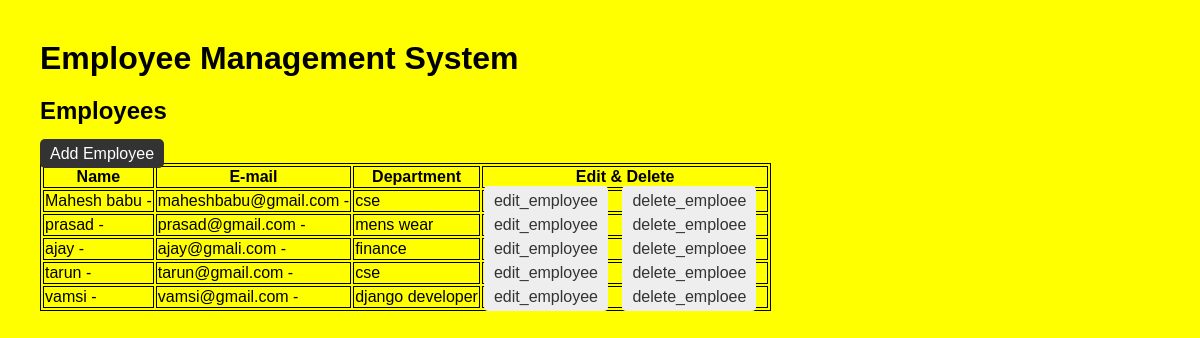
The app's page /employees/, older data.
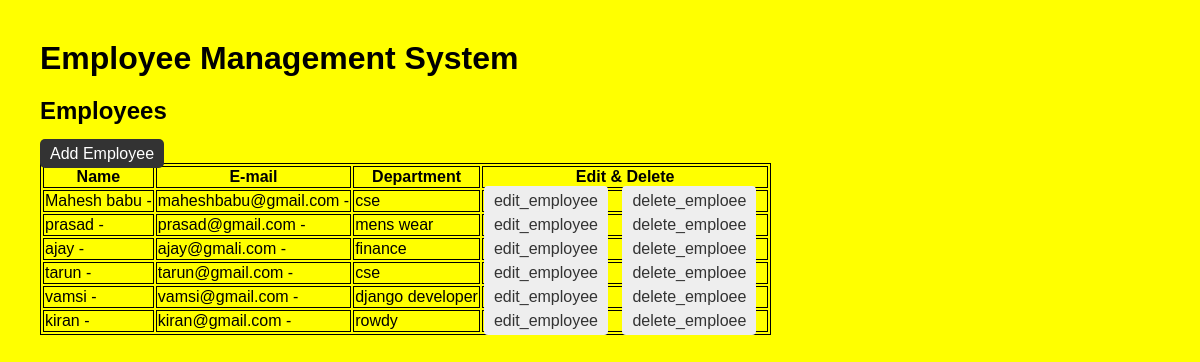
The same page, newer data.
### employees/models.py (models this page shows, shortened)
class Employee(models.Model):
    name = models.CharField(max_length=100)
    email = models.EmailField(unique=True)
    phone = models.CharField(max_length=100)
    department = models.CharField(max_length=100)
    joining_date = models.DateField()

### employees/views.py (the view)
# urls.py: path('',views.employee_list, name='employee_list'),
def employee_list(request):
    employees = Employee.objects.all()
    return render(request,'employees/employee_list.html', {
        'employees' : employees
    })

### employees/templates/employees/employee_list.html (shortened to what this page needs)
{% load static %}
<!DOCTYPE html>
<html>
<head>
    <link rel="stylesheet" href="{% static 'employees/style.css' %}">
</head>
<body>
    <h1>Employee Management System</h1>
    <h2>Employees</h2>
    <a href="{% url 'add_employee' %}" class="add-btm">Add Employee</a>
   <table >
        <thead>
            <tr>
                <th>Name</th>
                <th>E-mail</th>
                <th>Department</th>
                <th>Edit & Delete</th>
            </tr>
        </thead>
        <tbody>
        {% if employees %}
            {% for employee in employees %}
                <tr>
                 <td>   {{ employee.name }} -</td>
                    <td>{{ employee.email }} -</td>
                   <td> {{ employee.department }}</td>
                <td><a href="{% url 'edit_employee' employee.id %}" class="edit-btm">edit_employee</a>
                <a href="{% url 'delete_employee' employee.id %}" class="delete-btm"  onclick=" return confirm('are you sure you wnat to delete {{employee.name}} employee?')">delete_emploee</a></td>
            {% endfor %}
         {% else %}
        <p>No employees found.</p>
         {% endif %}
         </tr>
         </tbody>
   </table>
</body>
</html>

### employees/static/employees/style.css (style rules this page uses)
body { font-family: Arial, sans-serif; margin: 40px; background-color: yellow; }
h1 { margin-bottom: 10px; }
a { text-decoration: none; margin-right: 10px; }
table, th, td { border: 1px solid black; }
.add-btm { padding: 6px 10px; background-color: #333; color: white; border-radius: 5px; }
.edit-btm { padding: 6px 10px; background-color: #eee; color: #333; border-radius: 4px; }
.delete-btm { padding: 6px 10px; background-color: #eee; color: #333; border-radius: 4px; }

Row changes from the older to the newer data that the page shows:
added Employee: name "kiran", email "kiran@gmail.com", department "rowdy"
